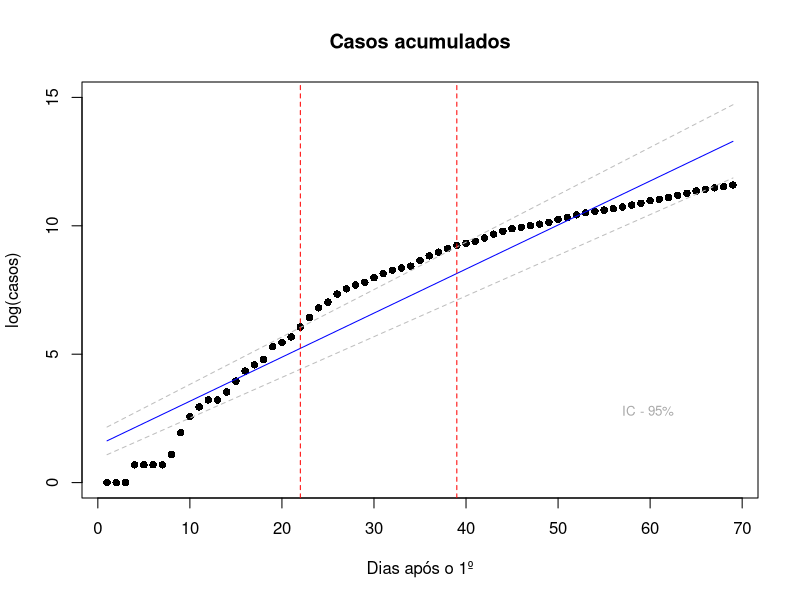
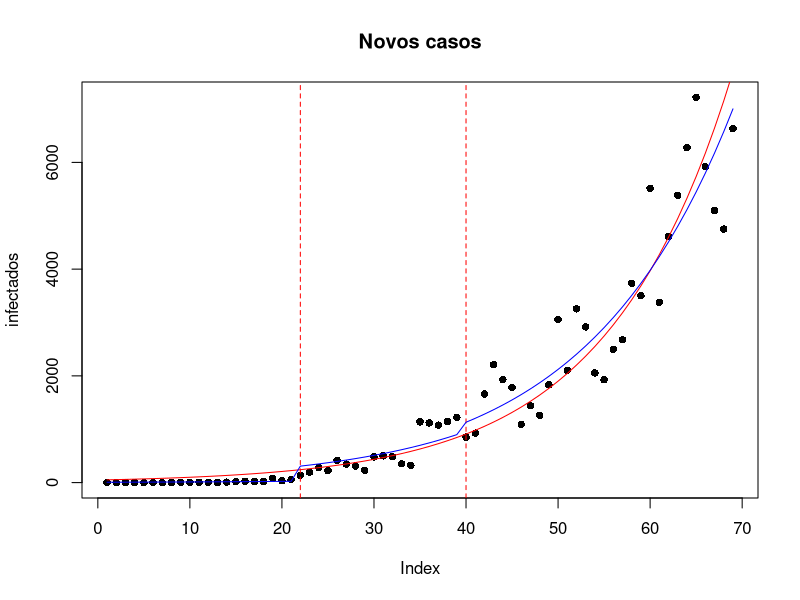
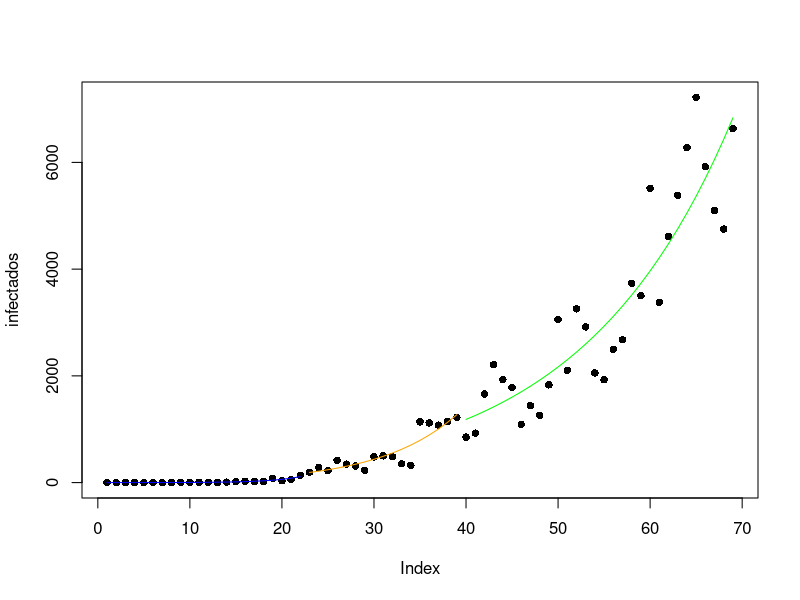

The R source for these figures, in order:
##-------------------------------
## trabalho: Bruna, Daiane e Luiz
##-------------------------------
## casos acumulados no Brasil
casos = c(1, 1, 1, 2, 2, 2, 2, 3, 7, 13, 19, 25, 25, 34, 52, 
          77, 98, 121, 200, 234, 291, 428, 621, 904, 1128,
          1546, 1891, 2201, 2433, 2915, 3417, 3904, 4256,
          4579, 5717, 6836, 7910, 9056, 10278, 11130, 12056, 
          13717, 15927, 17857, 19638, 20727, 22169, 23430, 25262,
          28320, 30425, 33682, 36599, 38654, 40581, 43079, 45757,
          49429, 52995, 58509, 61888, 66501, 71886, 78162, 85380,
          91299, 96396, 101147, 107780)
t = seq(1:length(casos))
modelo = lm(log(casos)~t)
confint(modelo, level = 0.95)

# plotando o modelo e as bandas de confiança
plot(t, log(casos),pch = 16, ylim = c(0,15),
     main = "Casos acumulados", xlab = "Dias após o 1º")
lines(1.4545+0.1715199*t, col = "blue")
lines(0.9279313+0.1584693*t, col = "gray", lty = 2)
lines(1.9790242+0.1845705*t, col = "gray", lty = 2)
text(60, 2.8, "IC - 95% ", cex =0.8, lty=c(1), col = "darkgray")
##-------------------------------
## regioes

# 2 regiao
(which(log(casos)>1.9790242+0.1845705*t))
abline(v = 22, lty = 2, col = "red")
abline(v = 39, lty = 2, col = "red")

# 3 regiao
(which(log(casos)<1.9790242+0.1845705*t))

#--------
# dummies
q1 = factor(c(rep(0, 21), rep(1, 18), rep(0, 30)))
q2 = factor(c(rep(0, 39), rep(1, 30)))

## dados diarios
infectados =c(1,0,0,1,0,0,0,1,4,6,6,6,0,9,18, 25,21,23,79,34,57,137,193,283,224,418,345,310,
                232,482,502,487,353, 323,1138,1119,1076,1146,1222,852,926,1661,2210,1930,
                1781,1089,1442,1261,1832,3058,2105,3257,2917,2055,1927,2498,2678,3735,3503,
                5514,3379,4613,5385,6276, 7218, 5919,
                5097, 4751, 6633)

# considerando as regioes  
plot(infectados, pch = 16, main = "Novos casos") 
abline(v = 22, col = "red", lty = 2)
abline(v = 40, col = "red", lty = 2)

# modelo linear generalizado 
md = glm(infectados ~ t, family = "poisson")
summary(md)
lines(fitted(md), col = "red")


# modelo linear generalizado com dummies
md = glm(infectados ~ t + q1 + q2, family = "poisson")
summary(md)
lines(fitted(md), col = "blue")

#----------------------
# modelo misto
#library("lme4")
#dummie = c(rep(0, 21), rep(1, 18), rep(2,30))
#m0 = glmer(infectados ~ t +(t | dummie),
#            family = "poisson")
#summary(m0)
#ranef(m0)
#lines(fitted(m0))
#plot(infectados, pch = 16) 
#lines(exp(-1.27+0.253*t[1:21]), col = "red")
#lines(22:39, exp(2.45+0.114*t[22:39]), col = "blue")
#lines(40:69, exp(4.65+0.06*t[40:69]), col = "green")
#lines(fitted(md), col = "gray", lty = 2)
##----------------
## separando os modelos
plot(infectados, pch = 16) 

infectados_01= infectados[1:22]
infectados_02= infectados[23:39]
infectados_03=infectados[40:69]

md1<-glm(infectados_01 ~ t[1:22], family = "poisson")
summary(md1)
a=lines(1:22,fitted(md1), col="blue")

md2<- glm(infectados_02 ~ t[23:39], family = "poisson")
summary(md2)
b=lines(23:39,fitted(md2), col="orange")

md3<- glm(infectados_03 ~ t[40:69], family = "poisson")
summary(md3)
c=lines(40:69,fitted(md3), col="green")

# intervalos
confint(md1)
confint(md2)
confint(md3)
#----------------------------
# Para a população retirada














